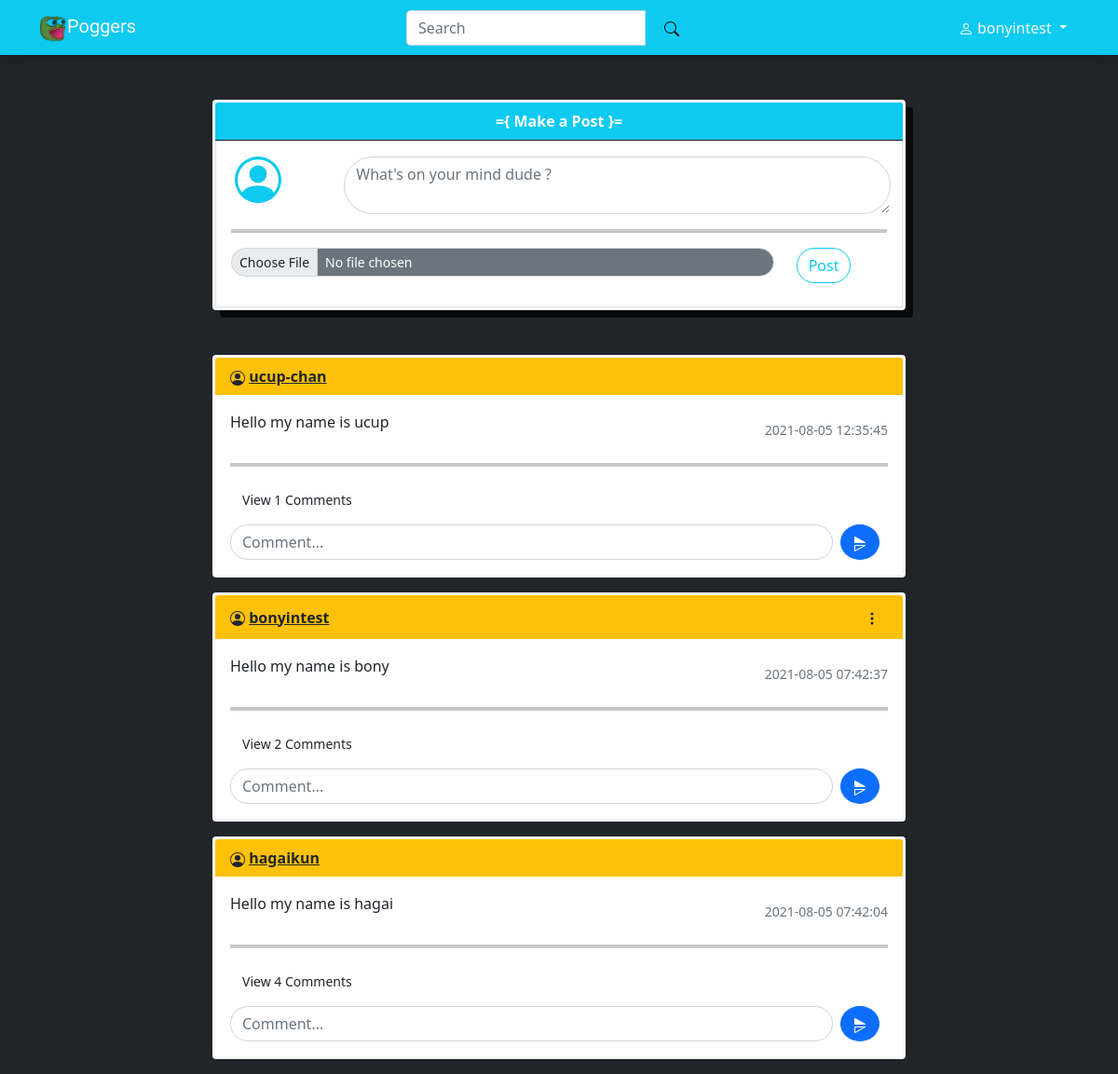
The app's page /home (signed in) with its own data.
### website/models.py (models this page shows)
class User(db.Model, UserMixin):
    id = db.Column(db.Integer, primary_key=True)
    email =db.Column(db.String(150), unique = True)
    name = db.Column(db.String(150), unique=True)
    password = db.Column(db.String(150))
    date_created = db.Column(db.DateTime(timezone=True), default=func.now())
    posts = db.relationship('Posts', backref='user', passive_deletes=True)
    comments = db.relationship('Comments', backref='user', passive_deletes=True)

class Posts(db.Model):
    id = db.Column(db.Integer, primary_key=True)
    post = db.Column(db.Text, nullable=False)
    author = db.Column(db.Integer, db.ForeignKey('user.id', ondelete="CASCADE"), nullable=False)
    date_created = db.Column(db.DateTime(timezone=True), default=func.now())
    comments = db.relationship('Comments', backref='posts', passive_deletes=True)

### website/views.py (the view)
@views.route("/")
@views.route("/home")
def home():
    posts = Posts.query.order_by(Posts.date_created.desc())
    return render_template("home.html", user = current_user, posts = posts)

### website/__init__.py (called while the page is built)
def create_app():
    app = Flask(__name__)
    app.config['SECRET_KEY'] = "hellomfs"
    app.config['SQLALCHEMY_DATABASE_URI'] = f'sqlite:///{DB_NAME}'
    db.init_app(app)
    from .views import views
    from .auth import auth
    app.register_blueprint(views, url_prefix="/")
    app.register_blueprint(auth, url_prefix="/")
    from .models import User, Posts, Comments
    create_database(app)
    login_manager = LoginManager()
    login_manager.login_view = "auth.login"
    login_manager.init_app(app)
    @login_manager.user_loader
    def load_user(id):
        return User.query.get(int(id))
    return app

### website/templates/home.html (shortened to what this page needs)
{% extends "base.html" %} {% block title %}Poggers - Home{% endblock %} {% block content %}
<div class="d-flex justify-content-center">
  <div class="col-sm-8">
    <div class="card rounded-start border border-3 border-light card-post mb-5">
      <div class="card-header bg-info border-dark text-center text-white"><strong>={ Make a Post }=</strong></div>
      <div class="card-body border">
        <form method="POST" action="/create-post">
          <div class="d-flex justify-content-between align-item-center">
            <div class="col-sm-2 ms-1">
            </div>
            <div class="col-sm-10">
              <textarea class="form-control rounded-pill" placeholder="What's on your mind dude ?" id="post" name="post" rows="2" required></textarea>
            </div>
          </div>
          <hr class="border border-2 border-dark" />
          <div class="row">
            <div class="col-sm-10 mb-2">
              <input class="form-control form-control-sm mb-2 rounded-pill bg-secondary text-white" id="formFileSm" type="file" />
            </div>
            <div class="col-sm-2"><button type="submit" class="btn btn-outline-info rounded-pill">Post</button></div>
          </div>
        </form>
      </div>
    </div>
    {% for post in posts %}
    <div class="card rounded-start border border-3 border-light mb-3">
      <div class="card-header bg-warning border-light text-left text-white d-flex justify-content-between">
        <div class="d-flex align-items-center">
          <strong
            >
            <a href="/posts/{{post.user.name}}" class="text-dark">{{post.user.name}}</a></strong
          >
        </div>
        {% if user.id == post.author %}
        <div class="dropdown">
          <button class="btn btn-sm text-dark" type="button" id="dropdownMenuButton1" data-bs-toggle="dropdown" aria-expanded="false">
            <strong>
              <svg xmlns="http://www.w3.org/2000/svg" width="16" height="16" fill="currentColor" class="bi bi-three-dots-vertical" viewBox="0 0 16 16">
                <path d="M9.5 13a1.5 1.5 0 1 1-3 0 1.5 1.5 0 0 1 3 0zm0-5a1.5 1.5 0 1 1-3 0 1.5 1.5 0 0 1 3 0zm0-5a1.5 1.5 0 1 1-3 0 1.5 1.5 0 0 1 3 0z" /></svg
            ></strong>
          </button>
        </div>
        {% endif %}
      </div>
      <div class="card-body">
        <div class="d-flex justify-content-between">
          <p class="card-text">{{post.post}}</p>
          <div class="d-flex align-items-center">
            <small class="text-muted"> {{post.date_created}}</small>
          </div>
        </div>
        <hr class="border border-2 border-dark" />
        {% if post.comments| length > 0 %}
        <a data-bs-toggle="collapse" href="#comments-{{post.id}}" class="btn btn-transparent">
          <small>View {{post.comments|length}} Comments</small>
        </a>
        {% endif %}
        <form method="POST" action="/create-comment/{{post.id}}" class="d-flex justify-content-between align-item-center">
          <div class="col-sm-11">
            <input type="text" class="form-control rounded-pill mt-2" id="text" name="text" placeholder="Comment..." />
          </div>
          <div class="col-sm-1">
            <button type="submit" class="btn btn-primary rounded-circle ms-2 mt-2">
            </button>
          </div>
        </form>
      </div>
    </div>
    {% endfor %}
  </div>
</div>
{% endblock %}

### website/templates/base.html (shortened to what this page needs)
<!DOCTYPE html>
<html lang="en">
  <head>
    <link href="https://cdn.jsdelivr.net/npm/bootstrap@5.0.2/dist/css/bootstrap.min.css" rel="stylesheet" />
    <link rel="stylesheet" type="text/css" href="{{ url_for('static',filename='css/style.css') }}" />
  </head>
  <body class="bg-dark">
    <nav class="navbar navbar-expand-lg navbar-light bg-info shadow">
      <div class="container">
        <div class="d-flex justify-content-start">
          <a class="navbar-brand text-light app-name" href="/"> <img src="{{ url_for('static',filename='img/logo.png') }}" alt="" width="30" height="30" class="d-inline-block align-text-top" />Poggers</a>
        </div>
        <div class="d-flex justify-content-center">
          <form class="d-flex">
            <div class="input-group">
              <input class="form-control me-2" type="search" placeholder="Search" aria-label="Search" />
              <span class="input-group-btn">
                <button class="btn btn-info" type="submit">
                </button>
              </span>
            </div>
          </form>
        </div>
        <div class="d-flex justify-content-end">
          <div class="collapse navbar-collapse" id="navbarNav">
            {% if user.is_authenticated %}
            <div class="btn-group">
              <button type="button" class="btn btn-info text-light dropdown-toggle" data-bs-toggle="dropdown" aria-expanded="false">
                {{user.name}}
              </button>
            </div>
            {% endif %}
          </div>
        </div>
      </div>
    </nav>
    <div class="container mt-5">{% block content %}{% endblock %}</div>
  </body>
</html>

### website/static/css/style.css (style rules this page uses)
.app-name, .my-post { font-family: "Sigmar One", cursive; }
.card-post { -webkit-box-shadow: 8px 8px 0px 0px rgba(0, 0, 0, 0.75); -moz-box-shadow: 8px 8px 0px 0px rgba(0, 0, 0, 0.75); box-shadow: 8px 8px 0px 0px rgba(0, 0, 0, 0.75); }

### records on screen
User: name "bonyintest"
Posts: user.name "ucup-chan", post "Hello my name is ucup", date_created "2021-08-05 12:35:45", comments|length "1"
Posts: user.name "bonyintest", post "Hello my name is bony", date_created "2021-08-05 07:42:37", comments|length "2"
Posts: user.name "hagaikun", post "Hello my name is hagai", date_created "2021-08-05 07:42:04", comments|length "4"
